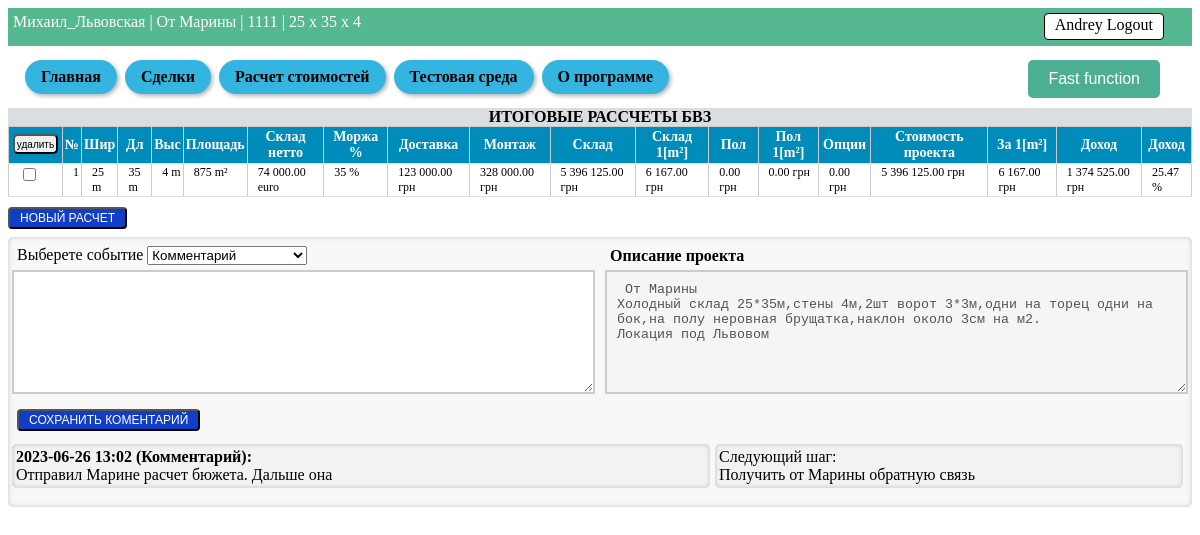
Screenshot of /lead/Михаил_Львовская (signed in) with the database file from the repository.
### tables this page shows
CREATE TABLE lead (id integer PRIMARY KEY AUTOINCREMENT, unique_ID TEXT, company text NOT NULL, name text NOT NULL, phone text NOT NULL, mail text NOT NULL, project text NOT NULL, amount_calc INTEGER DEFAULT (0), job_title text NOT NULL, price text NOT NULL, profit text NOT NULL, user_email TEXT, product TEXT, comments_history TEXT, event TEXT, Layout BLOB, Offers BLOB, description TEXT);

CREATE TABLE users (
id integer PRIMARY KEY AUTOINCREMENT,
name text NOT NULL,
email text NOT NULL,
psw text NOT NULL
);

CREATE TABLE my_warehouse (id integer PRIMARY KEY AUTOINCREMENT, lead_ID INTEGER, unique_ID TEXT, user_email TEXT, client TEXT, project TEXT DEFAULT (False), selected TEXT, width INTEGER DEFAULT (False), length INTEGER DEFAULT (False), height INTEGER DEFAULT (False), area INTEGER DEFAULT (False), volume INTEGER DEFAULT (False), product TEXT, temperature TEXT DEFAULT (False), price_warehouse INTEGER DEFAULT (False), price_VAT INTEGER DEFAULT (0), price_customs INTEGER DEFAULT (0), price_delivery INTEGER DEFAULT (False), price_building INTEGER DEFAULT (False), price_foundation INTEGER DEFAULT (0), price_light INTEGER DEFAULT (0), price_rack INTEGER DEFAULT (0), price_cubic_meters REAL DEFAULT (0), price_square_meters REAL DEFAULT (0), price_project INTEGER DEFAULT (0), percent_w INTEGER, percent_f INTEGER, percent_o INTEGER, cost_price INTEGER DEFAULT (False), price_selling_EU INTEGER DEFAULT (False), price_selling_UA INTEGER DEFAULT (0), profit_EU INTEGER DEFAULT (0), profit_UA INTEGER DEFAULT (0), exchange_rates_from INTEGER, exchange_rates_TO INTEGER, cost_square_meters_EU INTEGER DEFAULT (0), cost_cubic_meters_EU INTEGER DEFAULT (0), cost_square_meters_UA INTEGER DEFAULT (0), cost_cubic_meters_UA INTEGER DEFAULT (0), profit_percent INTEGER DEFAULT (0), dimension_found TEXT, area_found INTEGER DEFAULT (0), price_sq_met_found INTEGER DEFAULT (0), cost_foundation INTEGER DEFAULT (0), cost_option INTEGER DEFAULT (0), cost_sq_met_found INTEGER DEFAULT (0), final_price_UA INTEGER DEFAULT (0), final_profit_UA INTEGER DEFAULT (0), final_profit_percent INTEGER DEFAULT (0), final_cost_sq_m_pr INTEGER, comments TEXT DEFAULT no_comments, S_panel TEXT, H_skate INTEGER);

### Saleshelp.py (the view, shortened to what this page needs)
@app.route("/lead/<alias>", methods=["POST", "GET"])
def show_info_lead(alias):
    dbase = FDataBase(get_db())
    current_lead = dbase.get_lead(alias, current_user.get_user_email())
    project_folder = os.path.join('Project_OFFERS', current_lead['company'])
    description = current_lead['description']
    try:
        files_layout = os.listdir(project_folder + '/Layout')
    except FileNotFoundError:
        files_layout = []
    try:
        files_offer = os.listdir(project_folder + '/Offers')
    except FileNotFoundError:
        files_offer = []
    if current_lead['comments_history']:
        history_comments = current_lead['comments_history'].split(' $END_COMMENTS$ \n')
        history_event = current_lead['event'].split(' $END_EVENT$ \n')
    else:
        history_comments = []
        history_event = []
    if not current_lead:
        abort(404)
    print(dict(request.form))
    title_table_calc_BVZ, value_table_calc_BVZ = view_table_warehouse(dbase, current_user, current_lead,
                                                                      'show_info_lead')
    value_table_calc_BVZ = [list(record.values()) for record in value_table_calc_BVZ]
    history_comments.reverse()
    history_event.reverse()
    history_lead = list(zip(history_comments, history_event))
    return render_template('lead.html', menu=menu, title=current_lead['company'], current_lead=current_lead,
                           title_table_calc_BVZ=title_table_calc_BVZ,
                           value_table_calc_BVZ=value_table_calc_BVZ,
                           history_lead=history_lead,
                           files_layout=files_layout,
                           files_offer=files_offer,
                           description=description,
                           )

### Saleshelp.py (called while the page is built)
def connect_db():
    conn = sqlite3.connect(app.config['DATABASE'])
    conn.row_factory = sqlite3.Row
    return conn

def get_db():
    if not hasattr(g, 'link_db'):
        g.link_db = connect_db()
    return g.link_db

@login_manager.user_loader
def load_user(user_id):
    dbase = FDataBase(get_db())
    return UserLogin().fromDB(user_id, dbase)

### Utils/FDataBase.py (called while the page is built)
    def get_info_records(self, name_tabl, user_email, *args):
        query = ''
        if len(args) > 0:
            for column, value in args:
                query += f" AND {column} = '{value}' AND "
            query = query.rstrip(' AND')
        sql = f"SELECT * FROM {name_tabl} WHERE user_email = '{user_email}'{query}"
        try:
            self.__cur.execute(sql)
            res = self.__cur.fetchall()
            if res:
                return res
        except:
            print("Ошибка чтения из БД")
        return []

    def get_lead(self, alias, user):
        try:
            self.__cur.execute(f"SELECT * FROM lead WHERE company = '{alias}' AND user_email = '{user}'")
            res = self.__cur.fetchone()
            if res:
                return res
        except sqlite3.Error as e:
            print("Ошибка получения лида из БД " + str(e))
        return False, False

    def get_user(self, user_id):
        try:
            self.__cur.execute(f"SELECT * FROM users WHERE id = {user_id} LIMIT 1")
            res = self.__cur.fetchone()
            if not res:
                print("Пользователь не найден")
                return False
            return res
        except sqlite3.Error as e:
            print("Ошибка получения данных из БД " + str(e))
        return False

    def check_records(self, name_table):
        try:
            check = self.__cur.execute(f"SELECT EXISTS(SELECT 1 FROM {name_table} LIMIT 1);")
            check = check.fetchone()[0]
            return check
        except sqlite3.Error as e:
            print("Ошибка проверки записей в таблице " + str(e))
            return False

### Utils/UserLogin.py (called while the page is built)
    def fromDB(self, user_id, db):
        self.__user = db.get_user(user_id)
        return self

    def get_user_name(self):
        return str(self.__user['name'])

    def get_user_email(self):
        return str(self.__user['email'])

### Utils/View_final_calculation.py (called while the page is built)
def format_price(price):
    return '{:,.2f}'.format(price).replace(',', " ")

### templates/lead.html (shortened to what this page needs)
{% extends 'base.html' %}
{% block information %}
{{ current_lead.company }} | {{ current_lead.name }} | {{ current_lead.phone }} | {{ current_lead.project }}
<a href="{{url_for('logout')}}" class="button-logout">{{ current_user.get_user_name() }} Logout </a>
{% endblock %}
{% block content %}
{% block view_calculations %}
<form action="{{url_for('show_info_lead', alias=current_lead.company)}}" method="POST">
    <table id="my-table">
        <b class="title-final-cost">ИТОГОВЫЕ РАССЧЕТЫ БВЗ</b>
        <tr>
            <th class="button-delete-lead-th">
                <input type="submit" name="button-delete-calc" value="удалить" class="button-delete-lead">
            </th>
            <th>№</th>
            {% for t in title_table_calc_BVZ %}
            <th>{{ t.title }}</th>
            {% endfor %}
        </tr>
        <tbody class="table-result">
            {% for record in value_table_calc_BVZ %}
            <tr>
                <td><input type="checkbox" name="check-lead" id="check-lead" value="{{ record[0] }}"></td>
                <td>{{ value_table_calc_BVZ.index(record)+1 }}</td>
                {% for cell in record[2:-1:] %}
                <td>
                    <a href="{{ url_for('calculation_product', alias='BVZ', calc_ID=record[0]) }}"
                        title="{{ record[-1] }}">
                        {{ cell }}
                    </a>
                </td>
                {% endfor %}
            </tr>
            {% endfor %}
        </tbody>
    </table>
</form>
<form action="{{ url_for('pricing') }}" method="POST">
    <button name="button-add-calculation" class="button-accept" value="{{current_lead['id']}}"> Новый расчет </button>
</form>
<div class="lead-communication">
    <form action="{{ url_for('show_info_lead', alias=current_lead.company) }}" method="post"
        enctype="multipart/form-data">
        <div class="title-comments-description">
            <div class="setting-lead-comments">
                <label for="event-comments">Выберете событие</label>
                <select name="event-comments" id="event-comments">
                    <option value="Комментарий">Комментарий</option>
                </select>
            </div>
            <div>
                <label for="description"><h4>Описание проекта</h4></label>
            </div>
        </div>
        <div class="comment-save_file">
            <textarea name="comment-for-lead" id="comment-for-lead"></textarea>
            <textarea name="description" id="description" placeholder="Введите описание проекта"
            {% if description %} disabled {% endif %}>{% if description %} {{description}} {% endif %}</textarea>
        </div>
        <div class="title-comments-description">
            <div class="setting-lead-comments">
                <button type="button" name="button-accept-to-event" class="button-accept" value="button-accept-to-event"
                    onclick="openModalCalc()">
                    Сохранить коментарий
                </button>
            </div>
        </div>
    </form>
    <div class="communication-history">
        {% for history in history_lead %}
        <div class="history-list">
            <div class="current-lead-comment">
                <output>{{ history[0]|replace('\n', '<br>')|safe }}</output>
            </div>
            <div class="current-lead-event">
                Следующий шаг:
                <br>
                <output>{{ history[1] }}</output>
            </div>
        </div>
        {%endfor%}
    </div>
</div>
{% endblock view_calculations %}
{% endblock %}

### static/css/style.css (style rules this page uses)
table { width: 90%; border-collapse: collapse; margin-bottom: 10px; }
th { background-color: #a7a1a1; font-weight: bold; }
td, th { padding: 5px; text-align: center; border: 1px solid #ccc; }
.button-logout { float: right; margin-right: 23px; }
.button-logout { padding-bottom: 5px; padding-top: 2px; padding-left: 10px; padding-right: 10px; background-color: #fff; color: #000; text-decoration: none; border: 1px solid #000; border-radius: 4px; }
.button-delete-lead-th { padding: 0px; width: 20px; white-space: nowrap; }
.button-delete-lead { width: 45px; height: 20px; border-radius: 1px; font-size: 10px; padding: 0; border-radius: 5px; margin-bottom: 2px; margin-left: 2px; margin-right: 2px; }
#my-table { border-collapse: collapse; width: 100%; }
#my-table th { background-color: #008CBA; color: white; font-weight: bold; padding: 2px; border-bottom: 1px solid #ddd; font-size: 14px; }
#my-table td { border-bottom: 1px solid #ddd; padding: 1px; padding-left: 10px; text-align: left; font-size: 12px; vertical-align: top; background-color: white; }
table td a { text-decoration: none; color: inherit; }
.title-final-cost { display: block; text-align: center; background-color: #dbdee1; }
.button-accept { display: inline-block; padding: 2px 10px; border-radius: 4px; font-size: 12px; text-decoration: none; text-transform: uppercase; color: #fff; background-color: #113ec7; cursor: pointer; transition: all 0.2s ease; margin-bottom: 8px; }
.setting-lead-comments { margin: 5px; width: 50%; }
.lead-communication { padding: 4px; background-color: #f8f8f8; border-radius: 5px; box-shadow: inset 0 0 5px rgba(0, 0, 0, 0.2); }
#comment-for-lead { display: block; width: 50%; height: 100px; padding: 10px; border: 2px solid #ccc; resize: vertical; margin-bottom: 10px; margin-right: 10px; }
#description { display: block; width: 50%; height: 100px; padding: 10px; border: 2px solid #ccc; resize: vertical; margin-bottom: 10px; }
.current-lead-comment { width: 60%; padding: 4px; background-color: #f2f2f2; border-radius: 5px; box-shadow: inset 0 0 5px rgba(0, 0, 0, 0.2); margin-right: 5px; margin-bottom: 15px; }
.current-lead-event { width: 40%; padding: 4px; background-color: #f2f2f2; border-radius: 5px; box-shadow: inset 0 0 5px rgba(0, 0, 0, 0.2); margin-right: 5px; margin-bottom: 15px; }
.communication-history { max-height: 500px; overflow-y: auto; }
.comment-save_file { display: flex; flex-wrap: nowrap; }
.history-list { display: flex; }
.title-comments-description { display: flex; flex-direction: row; flex-wrap: nowrap; align-items: center; }
.title-comments-description div h4 { margin: 0; }

### rows the page displays
lead: company "Михаил_Львовская", name "От Марины", phone "1111", project "25 х 35 х 4", description "От Марины Холодный склад 25*35м,стены 4м,2шт ворот 3*3м,одни на торец одни на бок,на полу неровная брущатка,наклон около 3см на м2. Локация под Львовом", comments_history "2023-06-26 13:02 (Комментарий): Отправил Марине расчет бюжета. Дальше она", event "Получить от Марины обратную связь"
users: get_user_name "Andrey"
my_warehouse: value_table_calc_BVZ.index(record)+1 "1", cell "25 m" "35 m" "4 m" "875 m²" "74 000.00 euro" "35 %" "123 000.00 грн" "328 000.00 грн" "5 396 125.00 грн" "6 167.00 грн" "0.00 грн" "0.00 грн" "0.00 грн" "5 396 125.00 грн" "6 167.00 грн" "1 374 525.00 грн" "25.47 %"

### other values shown
{{ m.name }} "Главная" "Сделки" "Расчет стоимостей" "Тестовая среда" "О программе"
{{ t.title }} "Шир" "Дл" "Выс" "Площадь" "Склад нетто" "Моржа %" "Доставка" "Монтаж" "Склад" "Склад 1[m²]" "Пол" "Пол 1[m²]" "Опции" "Стоимость проекта" "За 1[m²]" "Доход" "Доход"
